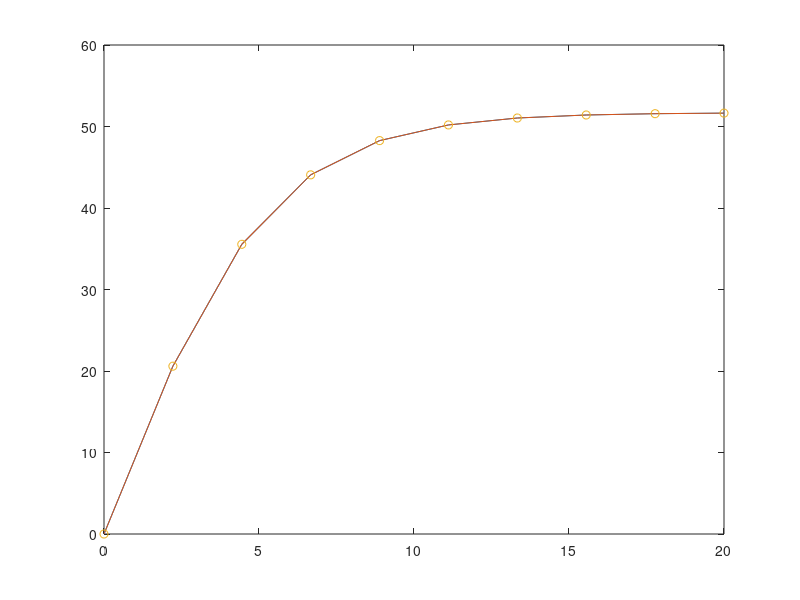

The MATLAB source for this figure:
%v = velocity of a free-falling bungee jumper
%v=sqrt(g*m/c_d)*tanh(sqrt(g*c_d/m) *t)


%Set Value
t =linspace(0,20,10);


% Assign value of parameter; g = 9.81 ,m = 68.1,cd = 0.25 ,

 g = 9.81;m = 68.1 ; cd = 0.25;
 v = sqrt(g*m/cd) * tanh(sqrt(g*cd/m) * t);
 plot(t,v)
 grid on
 xlabel('t(sec)')
 ylabel('v(ms-1)')
 title('Plot v vs t graph')
 
% plot(t,v,'o')

% plot(t,v,'s--g')
% plot(t,v,'--dc','LineWidth',2,...
  %  'MarkerSize',10,...
  % 'MarkerEdgeColor','k',...
   % 'MarkerFaceColor','m')
   
% plot(t,v,t,v,'o')

plot(t,v)
hold on
plot(t,v,t,v,'o')
hold off

 
 
 
